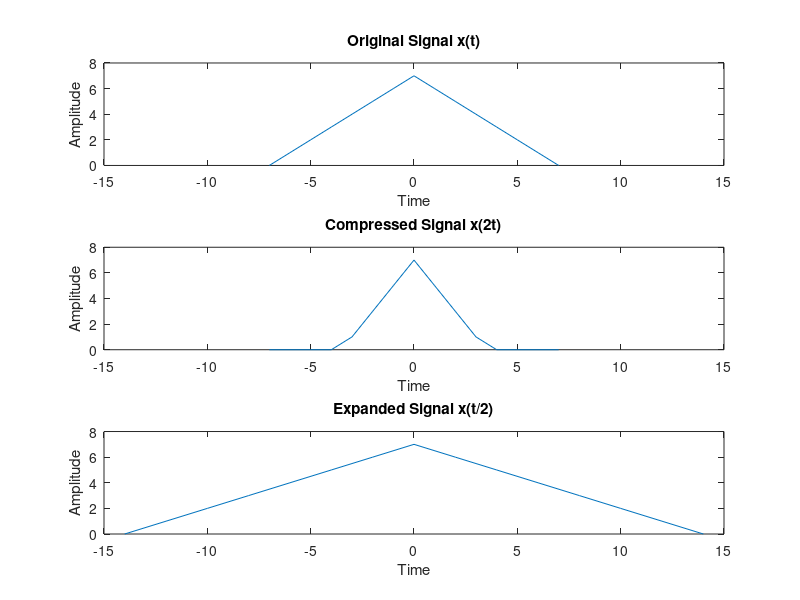

The MATLAB script that drew this image:
%Time Scaling Plot of Continuous time signal.

%Reference:
%Youtube: https://www.youtube.com/watch?v=U4sXq7ml1mA

clc;                        %clears the command window and homes the cursor.
clear all;                  %Clear variables and functions from memory.
clf;                        %Clear current figure.

%Defining The Original Signal {x(t)}.

t=-7:1:7;                                %defining the x axis how many point take value.
x1=[0 1 2 3 4 5 6 7 6 5 4 3 2 1 0];      %defining the amplitude of Y axis each point of x axis.
subplot(3,1,1);                          %subplot mean a portion of a figure.where 2 row 1 column and it's postion is row 1 column 1.
plot(t,x1);                              %plots the data sequence Y at the values specified in X.
xlabel('Time');                          %x-axis label.
ylabel('Amplitude');                     %y-axis label.
title('Original Signal x(t)');           %title  Graph title.
axis([-15 15 0 8]);                      %AXIS([XMIN XMAX YMIN YMAX]) sets scaling for the x- and y-axes on the current plot.

%Defining The Time Scaling Signal {x(2t)} that is Compressed signal.

x2=[zeros(1,4) 1 3 5 7 5 3 1 zeros(1,4)];   %ZEROS([M,N]) is an M-by-N matrix of zeros.
subplot(3,1,2);                             %subplot mean a portion of a figure.where 2 row 1 column and it's postion is row 1 column 1.
plot(t,x2);                                 %plots the data sequence Y at the values specified in X.
xlabel('Time');                             %x-axis label.
ylabel('Amplitude');                        %y-axis label.
title('Compressed Signal x(2t)');           %title  Graph title.
axis([-15 15 0 8]);                         %AXIS([XMIN XMAX YMIN YMAX]) sets scaling for the x- and y-axes on the current plot.

%Defining The Time Scaling Signal {x(t/2)} that is Expanded signal.

% n1=-14:1:14;
% x3=[0,0,1,0,2,0,3,0,4,0,5,0,6,0,7,0,6,0,5,0,4,0,3,0,2,0,1,0,0];
t1=-14:2:14;                                %defining the x axis how many point take value.
x3=[0 1 2 3 4 5 6 7 6 5 4 3 2 1 0];         %defining the amplitude of Y axis each point of x axis.
subplot(3,1,3);                             %subplot mean a portion of a figure.where 2 row 1 column and it's postion is row 1 column 1.
plot(t1,x3);                                %plots the data sequence Y at the values specified in X.
xlabel('Time');                             %x-axis label.
ylabel('Amplitude');                        %y-axis label.
title('Expanded Signal x(t/2)');            %title  Graph title.
axis([-15 15 0 8]);                         %AXIS([XMIN XMAX YMIN YMAX]) sets scaling for the x- and y-axes on the current plot.
